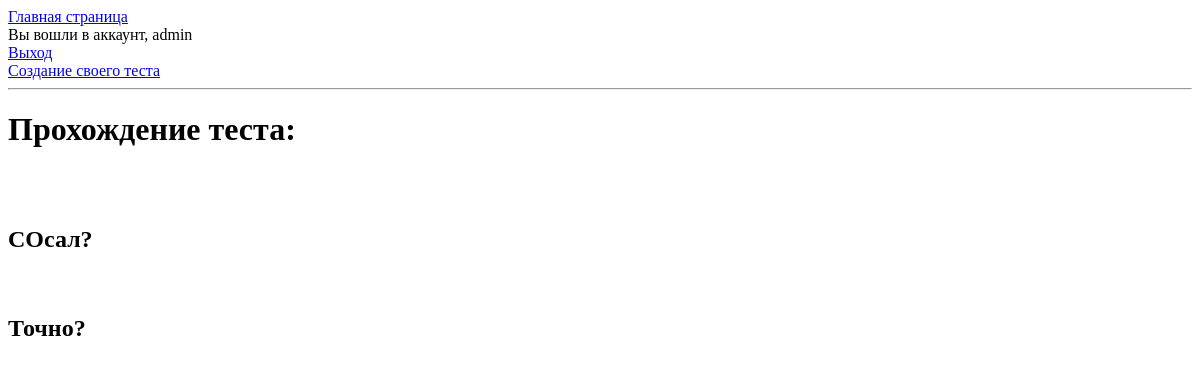
The page /quiz/1 (signed in) on the database as committed earlier.
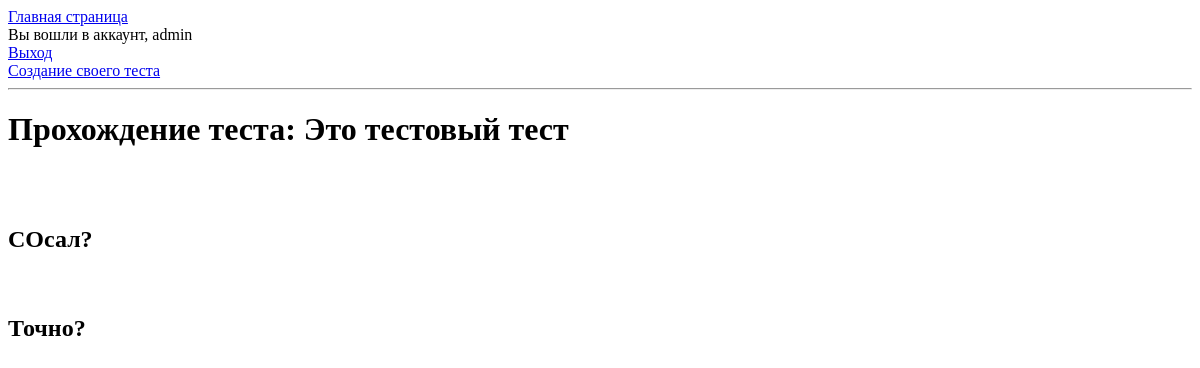
The same page on the database as committed later.
### db_logic.py (models this page shows, shortened)
class User(db.Model, UserMixin):
    __tablename__ = 'user'
    user_id = db.Column(db.Integer, primary_key=True, autoincrement=True)
    login = db.Column(db.String(80), unique=True, nullable=False)
    password = db.Column(db.String(256), nullable=False)

class Question(db.Model):
    __tablename__ = 'question'
    question_id = db.Column(db.Integer, primary_key=True, autoincrement=True)
    quiz_id = db.Column(db.Integer, db.ForeignKey('quiz.quiz_id'), nullable=False)
    question_text = db.Column(db.String(500), nullable=False)
    quiz = db.relationship('Quiz', backref=db.backref('question_list', lazy=True))

class Quiz(db.Model):
    __tablename__ = 'quiz'
    quiz_id = db.Column(db.Integer, primary_key=True, autoincrement=True)
    user_id = db.Column(db.Integer, db.ForeignKey('user.user_id'), nullable=False)  # связь с создателем
    title = db.Column(db.String(150), nullable=False)
    creator = db.relationship('User', backref=db.backref('quiz_list', lazy=True))

### quiz/passQuiz.py (the view)
@bp_pass_quiz.route('/quiz/<int:quiz_id>', methods=['GET', 'POST'])
@login_required
def pass_quiz(quiz_id):
    quiz = Quiz.query.filter_by(quiz_id=quiz_id).first()
    if(not quiz):
        abort(404)
    questions = quiz.question_list
    for quest in questions:
        print(quest.question_text)
    return render_template("passQuiz.html", title='Авторизация', quiz=quiz, questions=questions)

### main.py (called while the page is built)
@login_manager.user_loader
def load_user(user_id):
    return User.query.get(int(user_id))

### templates/passQuiz.html
{% extends "base.html" %}
{% block content %}
    <h1>Прохождение теста: {{ quiz.title }}</h1>
    <br><br>
    {% for question in questions %}
        <h2> {{ question.question_text  }} </h2>
        {% for answer in question.answer_list %}
            <h3 {{ answer.answer_text }}   </h3>
        {% endfor %}
        <br>
    {% endfor %}
{% endblock %}

### templates/base.html (shortened to what this page needs)
<html>
    <head>
    </head>
    <body>
        <div><a href="{{ url_for('index') }}">Главная страница</a></div>
        {% if current_user.is_authenticated %}
            <div>Вы вошли в аккаунт, {{ current_user.login }}</div>
            <div><a href="{{ url_for('auth_logout.logout') }}">Выход</a></div>
            <div><a href="{{ url_for('quiz_route.create') }}">Создание своего теста</a></div>
        {% else %}
            <div><a href="{{ url_for('auth_login.login') }}">Вход</a></div>
        {% endif %}
        <hr>
        {% block content %}{% endblock %}
    </body>
</html>

Rows that differ between the two databases and show on the page:
now on this page (row edited): Quiz: title "Это тестовый тест"
